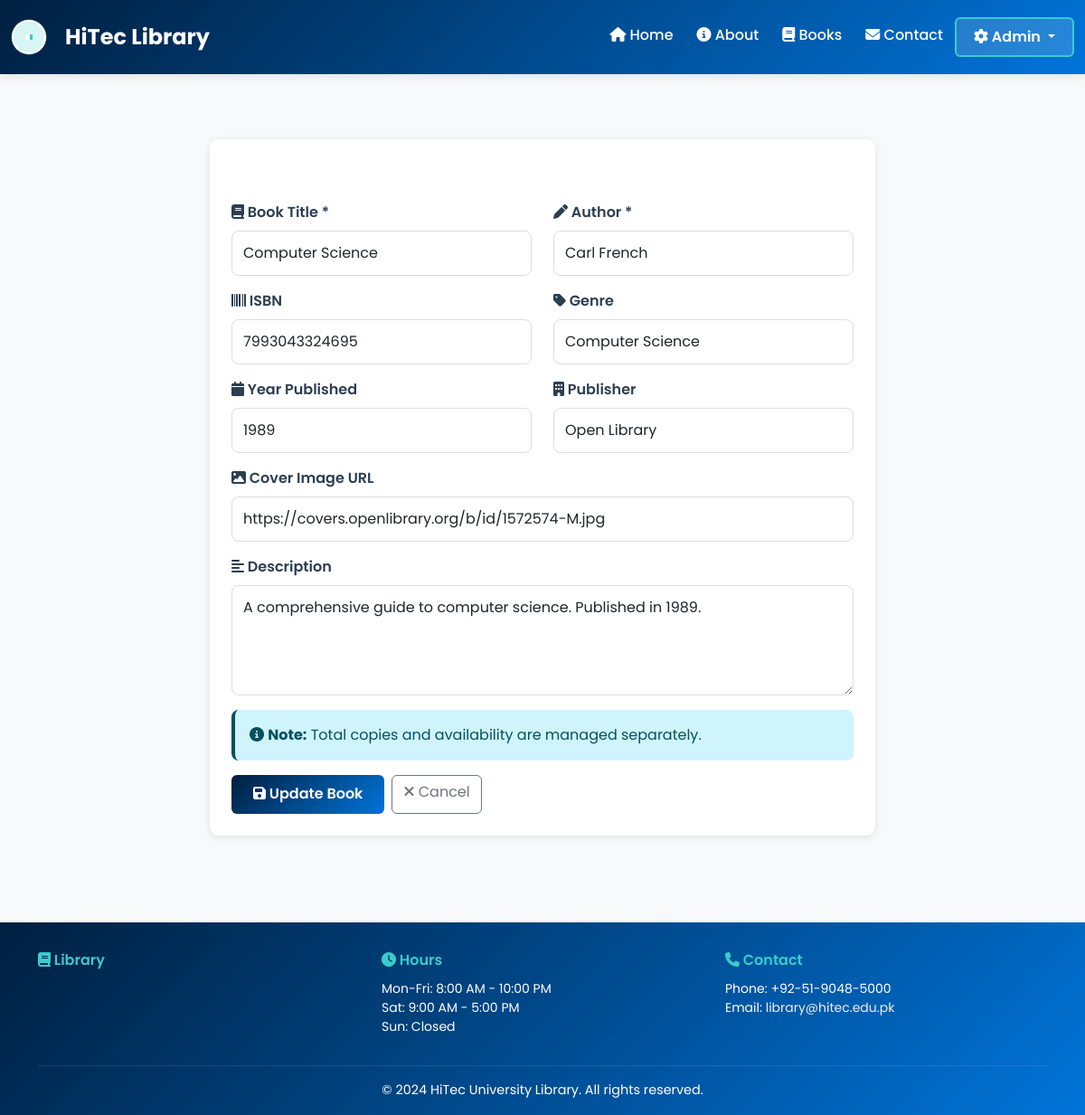
The app's page /admin/books/1/edit (signed in) with its own data.
### app.py (models this page shows)
class Book(db.Model):
    id = db.Column(db.Integer, primary_key=True)
    title = db.Column(db.String(200), nullable=False)
    author = db.Column(db.String(150), nullable=False)
    isbn = db.Column(db.String(20), unique=True)
    genre = db.Column(db.String(50))
    year_published = db.Column(db.Integer)
    publisher = db.Column(db.String(150))
    total_copies = db.Column(db.Integer, default=1)
    available_copies = db.Column(db.Integer, default=1)
    cover_image = db.Column(db.String(500))
    description = db.Column(db.Text)
    average_rating = db.Column(db.Float, default=0.0)
    created_at = db.Column(db.DateTime, default=get_utc_now)
    loans = db.relationship('Loan', backref='book', lazy=True)
    reviews = db.relationship('Review', backref='book', lazy=True)

### app.py (the view, shortened to what this page needs)
@app.route('/admin/books/<int:id>/edit', methods=['GET', 'POST'])
@login_required
def admin_edit_book(id):
    book = Book.query.get_or_404(id)
    return render_template('admin/edit_book.html', book=book)

### app.py (called while the page is built)
def login_required(f):
    @wraps(f)
    def decorated_function(*args, **kwargs):
        if 'admin_id' not in session:
            flash('Please login to access this page', 'warning')
            return redirect(url_for('admin_login'))
        return f(*args, **kwargs)
    return decorated_function

### templates/admin/edit_book.html (shortened to what this page needs)
{% extends "base.html" %}
{% block content %}
<div class="container py-5">
    <div class="row justify-content-center">
        <div class="col-md-8">
            <div class="card border-0 shadow-sm">
                <div class="card-header bg-gradient text-white">
                    <h4 class="mb-0">
                        <i class="fas fa-edit"></i> Edit Book
                    </h4>
                </div>
                <div class="card-body p-4">
                    <form method="POST">
                        <div class="row">
                            <div class="col-md-6 mb-3">
                                <label for="title" class="form-label">
                                    <i class="fas fa-book"></i> Book Title *
                                </label>
                                <input type="text" class="form-control" id="title" name="title" value="{{ book.title }}" required>
                            </div>
                            <div class="col-md-6 mb-3">
                                <label for="author" class="form-label">
                                    <i class="fas fa-pen"></i> Author *
                                </label>
                                <input type="text" class="form-control" id="author" name="author" value="{{ book.author }}" required>
                            </div>
                        </div>
                        <div class="row">
                            <div class="col-md-6 mb-3">
                                <label for="isbn" class="form-label">
                                    <i class="fas fa-barcode"></i> ISBN
                                </label>
                                <input type="text" class="form-control" id="isbn" name="isbn" value="{{ book.isbn or '' }}">
                            </div>
                            <div class="col-md-6 mb-3">
                                <label for="genre" class="form-label">
                                    <i class="fas fa-tag"></i> Genre
                                </label>
                                <input type="text" class="form-control" id="genre" name="genre" value="{{ book.genre or '' }}">
                            </div>
                        </div>
                        <div class="row">
                            <div class="col-md-6 mb-3">
                                <label for="year_published" class="form-label">
                                    <i class="fas fa-calendar"></i> Year Published
                                </label>
                                <input type="number" class="form-control" id="year_published" name="year_published" value="{{ book.year_published or '' }}" min="1900" max="2100">
                            </div>
                            <div class="col-md-6 mb-3">
                                <label for="publisher" class="form-label">
                                    <i class="fas fa-building"></i> Publisher
                                </label>
                                <input type="text" class="form-control" id="publisher" name="publisher" value="{{ book.publisher or '' }}">
                            </div>
                        </div>
                        <div class="mb-3">
                            <label for="cover_image" class="form-label">
                                <i class="fas fa-image"></i> Cover Image URL
                            </label>
                            <input type="url" class="form-control" id="cover_image" name="cover_image" value="{{ book.cover_image or '' }}" placeholder="https://example.com/image.jpg">
                        </div>
                        <div class="mb-3">
                            <label for="description" class="form-label">
                                <i class="fas fa-align-left"></i> Description
                            </label>
                            <textarea class="form-control" id="description" name="description" rows="4">{{ book.description or '' }}</textarea>
                        </div>
                        <div class="alert alert-info">
                            <i class="fas fa-info-circle"></i>
                            <strong>Note:</strong> Total copies and availability are managed separately.
                        </div>
                        <div class="d-flex gap-2">
                            <button type="submit" class="btn btn-primary">
                                <i class="fas fa-save"></i> Update Book
                            </button>
                            <a href="/admin/books" class="btn btn-outline-secondary">
                                <i class="fas fa-times"></i> Cancel
                            </a>
                        </div>
                    </form>
                </div>
            </div>
        </div>
    </div>
</div>
{% endblock %}

### templates/base.html (style rules this page uses)
:root { --primary-color: #001f3f; --secondary-color: #0074D9; --accent-color: #39CCCC; --danger-color: #FF4136; --success-color: #2ECC40; --warning-color: #FF851B; --light-bg: #f8f9fa; --dark-text: #2c3e50; }
* { font-family: 'Poppins', sans-serif; }
body { background-color: var(--light-bg); color: var(--dark-text); }
.card { border: none; border-radius: 10px; box-shadow: 0 2px 8px rgba(0, 0, 0, 0.1); transition: all 0.3s ease; }
.card-header { background: linear-gradient(135deg, var(--primary-color) 0%, var(--secondary-color) 100%); color: white; border: none; border-radius: 10px 10px 0 0; }
.btn-primary { background: linear-gradient(135deg, var(--primary-color) 0%, var(--secondary-color) 100%); border: none; font-weight: 600; padding: 0.6rem 1.5rem; transition: all 0.3s ease; }
.alert { border: none; border-radius: 8px; border-left: 4px solid; }
.form-control, .form-select { border: 1px solid #ddd; border-radius: 8px; padding: 0.75rem; transition: all 0.3s ease; }
.form-label { font-weight: 600; color: var(--dark-text); margin-bottom: 0.5rem; }
.bg-gradient { background: linear-gradient(135deg, var(--primary-color) 0%, var(--secondary-color) 100%); }
.shadow-sm { box-shadow: 0 2px 8px rgba(0, 0, 0, 0.1) !important; }

### records on screen
Book: title "Computer Science", author "Carl French", isbn "7993043324695", genre "Computer Science", year_published "1989", publisher "Open Library", cover_image "https://covers.openlibrary.org/b/id/1572574-M.jpg", description "A comprehensive guide to computer science. Published in 1989."
